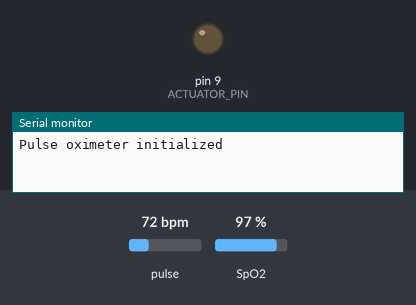
Recording of a sketch running on a simulated Arduino Uno, built with avr-gcc and run on an emulated ATmega328P. On the bench: output pins drawn as LEDs (lit = HIGH), the last lines printed to the serial monitor. The test bench sets the inputs (shaded band); at power-on: pulse 72 bpm, SpO2 97 %.

Above: at 0.1 s.
At 1.1 s:
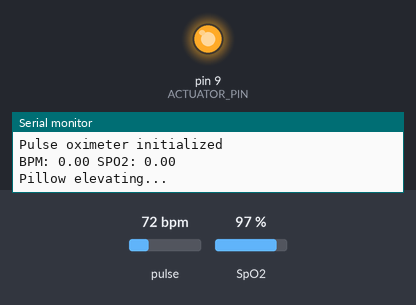
Timing chart, 0 to 2.6 s (numbered marks = the images above):
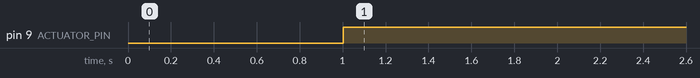

The sketch:

pillavate.ino
```cpp
#include <Wire.h>
#include "MAX30100_PulseOximeter.h"

#define REPORTING_PERIOD_MS 1000
#define ACTUATOR_PIN 9
#define ACTUATION_DURATION 8000  // 8 seconds

PulseOximeter pox;
uint32_t tsLastReport = 0;
unsigned long lastActuationTime = 0;
bool actuatorExtended = false;

enum State { RESTING, ELEVATING, CHECKING };

State systemState = RESTING;

void setup() {
  Serial.begin(9600);
  pinMode(ACTUATOR_PIN, OUTPUT);

  if (!pox.begin()) {
    Serial.println("FAILED to initialize pulse oximeter");
    while (1);
  } else {
    Serial.println("Pulse oximeter initialized");
  }

  pox.setIRLedCurrent(MAX30100_LED_CURR_7_6MA);
}

void elevatePillow() {
  digitalWrite(ACTUATOR_PIN, HIGH);
  actuatorExtended = true;
  lastActuationTime = millis();
  Serial.println("Pillow elevating...");
}

void lowerPillow() {
  digitalWrite(ACTUATOR_PIN, LOW);
  actuatorExtended = false;
  Serial.println("Pillow lowering...");
}

void loop() {
  pox.update();

  if (millis() - tsLastReport > REPORTING_PERIOD_MS) {
    float bpm = pox.getHeartRate();
    float spo2 = pox.getSpO2();

    Serial.print("BPM: "); Serial.print(bpm);
    Serial.print(" SPO2: "); Serial.println(spo2);

    // Decision logic based on reported criteria
    if ((bpm >= 70 && bpm <= 100) || (spo2 < 93)) {
      if (!actuatorExtended && systemState == RESTING) {
        elevatePillow();
        systemState = ELEVATING;
      }
    }

    if (actuatorExtended && (millis() - lastActuationTime > ACTUATION_DURATION)) {
      // Check again to see if parameters are back in range
      float recheck_bpm = pox.getHeartRate();
      float recheck_spo2 = pox.getSpO2();

      if ((recheck_bpm < 70) && (recheck_spo2 >= 93)) {
        lowerPillow();
        systemState = RESTING;
      } else {
        elevatePillow();  // Extend again if distress persists
        systemState = ELEVATING;
      }
    }

    tsLastReport = millis();
  }
}
```

Measured:
- by itself, pin 9 (ACTUATOR_PIN): LOW → HIGH at 1.0 s
